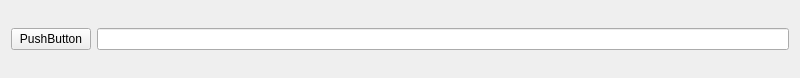
<?xml version="1.0" encoding="UTF-8"?>
<ui version="4.0">
 <class>Widget</class>
 <widget class="QWidget" name="Widget">
  <property name="geometry">
   <rect>
    <x>0</x>
    <y>0</y>
    <width>800</width>
    <height>78</height>
   </rect>
  </property>
  <property name="windowTitle">
   <string>Widget</string>
  </property>
  <layout class="QVBoxLayout" name="verticalLayout">
   <item>
    <layout class="QHBoxLayout" name="horizontalLayout">
     <item>
      <widget class="QPushButton" name="pushButton">
       <property name="text">
        <string>PushButton</string>
       </property>
      </widget>
     </item>
     <item>
      <widget class="QLineEdit" name="lineEdit"/>
     </item>
    </layout>
   </item>
  </layout>
 </widget>
 <resources/>
 <connections/>
</ui>
